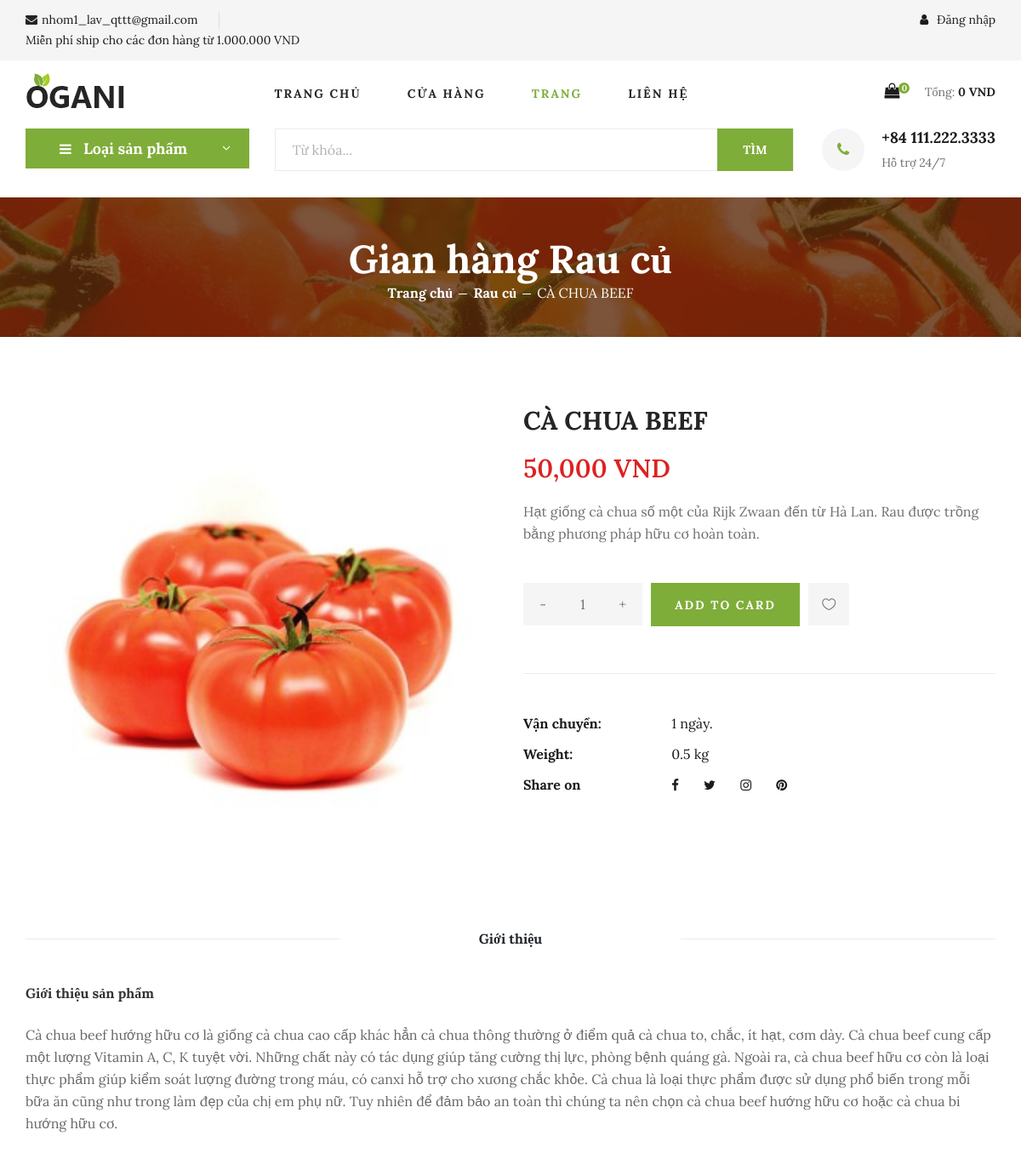
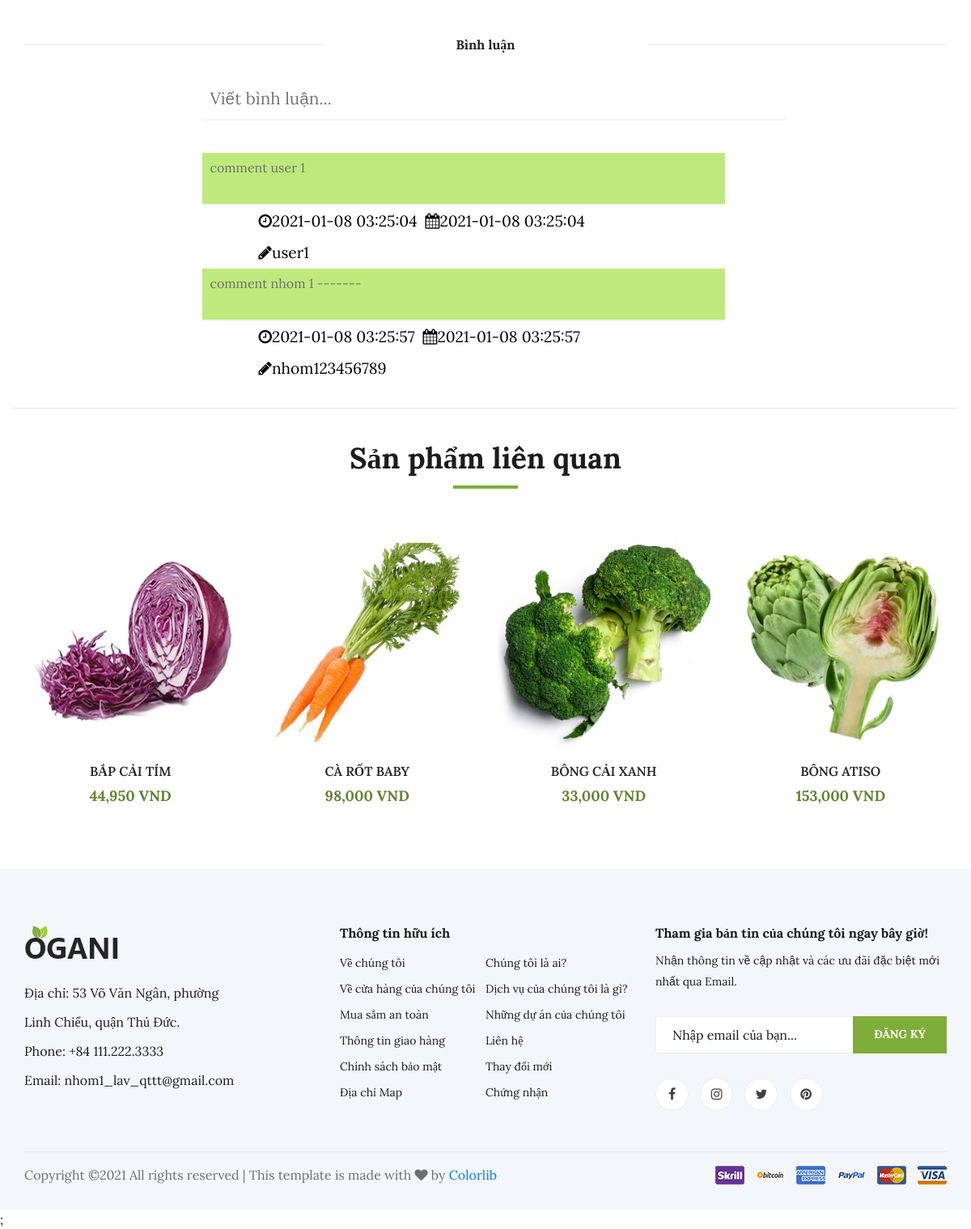
The page /shop-details.php on the database its author committed (2 pictures, top to bottom).
### tables this page shows
CREATE TABLE IF NOT EXISTS `products` (
  `id` int(11) NOT NULL AUTO_INCREMENT,
  `name` varchar(100) NOT NULL,
  `price` decimal(10,0) NOT NULL,
  `description` varchar(1000) NOT NULL,
  `information` text NOT NULL,
  `image` varchar(100) NOT NULL,
  `type_id` int(11) NOT NULL,
  `weight` float NOT NULL,
  `feature` tinyint(4) NOT NULL,
  `created_at` timestamp NOT NULL DEFAULT current_timestamp(),
  PRIMARY KEY (`id`)
);

CREATE TABLE IF NOT EXISTS `protypes` (
  `type_id` int(11) NOT NULL AUTO_INCREMENT,
  `type_name` varchar(100) NOT NULL,
  `type_img` varchar(100) NOT NULL,
  PRIMARY KEY (`type_id`)
);

CREATE TABLE IF NOT EXISTS `comment` (
  `id` int(11) NOT NULL AUTO_INCREMENT,
  `username` varchar(100) NOT NULL,
  `idSP` int(11) NOT NULL,
  `comment` text NOT NULL,
  `created_at` timestamp NOT NULL DEFAULT current_timestamp(),
  PRIMARY KEY (`id`)
);

### models/db.php (called while the page is built, shortened)
<?php
class Db
{
    public static $connection;
    public function __construct()
    {
        if (!self::$connection) {
            self::$connection = new mysqli(DB_HOST, DB_USER, DB_PASSWORD, DB_NAME, DB_PORT);
            self::$connection->set_charset(DB_CHARSET);
        }
        return self::$connection;
    }
}

### models/product.php (called while the page is built, shortened)
<?php
class Product extends Db{
    function getProductsByID($id){
        $sql = self::$connection->prepare("SELECT *
        FROM `products`, `protypes`
        WHERE `products`.`type_id` = `protypes`.`type_id`
        AND `id` = $id");
        $sql->execute();
        $items = $sql->get_result()->fetch_all(MYSQLI_ASSOC);
        return $items;
    }
    function getAllProductsByType($type_id){
        $sql = self::$connection->prepare("SELECT * FROM `products`, `protypes` WHERE `products`.`type_id` = `protypes`.`type_id` and `protypes`.`type_id` = $type_id");
        $sql->execute();
        $items = $sql->get_result()->fetch_all(MYSQLI_ASSOC);
        return $items;
    }
}

### models/comment.php (called while the page is built, shortened)
<?php
class Comment extends Db
{
  public function layCommentByIdSP($idSP)
  {
    $sql = self::$connection->prepare("SELECT * FROM `comment` WHERE `idSP` = '$idSP'");
    $sql->execute();
    $items = $sql->get_result()->fetch_all(MYSQLI_ASSOC);
    return $items;
  }
}

### shop-details.php (the view, shortened to what this page needs)
<?php
include('header.php');
include 'models/product.php';
include 'models/comment.php';
$products = new Product();
$id = null;
if (isset($_GET['id'])) {
    $id = $_GET['id'];
} else {
    $id = 1;
}
$product = $products->getProductsByID($id);
$comment = new Comment();
$commentList = array();
if (count($comment->layCommentByIdSP($id)) != 0) {
    $commentList = $comment->layCommentByIdSP($id);
}
?>
<section class="breadcrumb-section set-bg" data-setbg="img/breadcrumb.jpg">
    <div class="container">
        <div class="row">
            <div class="col-lg-12 text-center">
                <div class="breadcrumb__text">
                    <h2>Gian hàng <?php echo $product[0]['type_name'] ?></h2>
                    <div class="breadcrumb__option">
                        <a href="index.php">Trang chủ</a>
                        <a href="shop-gird.php"><?php echo $product[0]['type_name'] ?></a>
                        <span><?php echo $product[0]['name'] ?></span>
                    </div>
                </div>
            </div>
        </div>
    </div>
</section>
<section class="product-details spad">
    <div class="container">
        <div class="row">
            <div class="col-lg-6 col-md-6">
                <div class="product__details__pic">
                    <div class="product__details__pic__item">
                        <img class="product__details__pic__item--large" src="img/products/<?php echo $product[0]['image'] ?>" alt="">
                    </div>
                </div>
            </div>
            <div class="col-lg-6 col-md-6">
                <div class="product__details__text">
                    <h3><?php echo $product[0]['name'] ?></h3>
                    <div class="product__details__price"><?php echo number_format($product[0]['price']) ?> VND</div>
                    <p><?php echo $product[0]['description'] ?></p>
                    <div class="product__details__quantity">
                        <div class="quantity">
                            <div class="pro-qty">
                                <a class="dec qtybtn">-</a>
                                <input type="text" id="qty" value="1">
                                <a class="inc qtybtn">+</a>
                            </div>
                        </div>
                    </div>
                    <a onclick="addCart(<?php echo $product[0]['id'] ?>)" href="" class="primary-btn" target="_blank">ADD TO CARD</a>
                    <a href="#" class="heart-icon"><span class="icon_heart_alt"></span></a>
                    <ul>
                        <li><b>Vận chuyển: </b> <span>1 ngày. </span></li>
                        <li><b>Weight: </b> <span><?php echo $product[0]['weight'] ?> kg</span></li>
                        <li><b>Share on</b>
                            <div class="share">
                                <a href="#"><i class="fa fa-facebook"></i></a>
                                <a href="#"><i class="fa fa-twitter"></i></a>
                                <a href="#"><i class="fa fa-instagram"></i></a>
                                <a href="#"><i class="fa fa-pinterest"></i></a>
                            </div>
                        </li>
                    </ul>
                </div>
            </div>
            <div class="col-lg-12">
                <div class="product__details__tab">
                    <div class="nav nav-tabs">
                        <div class="nav-item"><b>Giới thiệu</b></div>
                    </div>
                    <div class="tab-content">
                        <div class="tab-pane active" id="tabs-1" role="tabpanel">
                            <div class="product__details__tab__desc">
                                <h6>Giới thiệu sản phẩm</h6>
                                <p><?php echo $product[0]['information'] ?></p>
                            </div>
                        </div>
                    </div>
                </div>
            </div>
        </div>
    </div>
</section>
<section class="comments-product container">
    <div class="product__details__tab">
        <div class="nav nav-tabs">
            <div class="nav-item"><b>Bình luận</b></div>
        </div>
    </div>
    <div class="comment_block">
        <div class="create_new_comment">
            <div class="input_comment">
                <input type="text" placeholder="Viết bình luận...">
            </div>
        </div>
        <div class="new_comment">
            <?php foreach ($commentList as $key => $value) { ?>
                <ul class='user_comment'>
                    <div class='comment_body'>
                        <p><?php echo $value['comment'] ?></p>
                    </div>
                    <div class='comment_toolbar'>
                        <div class='comment_details'>
                            <ul>
                                <li><i class='fa fa-clock-o'></i><?php echo $value['created_at'] ?></li>
                                <li><i class='fa fa-calendar'></i><?php echo $value['created_at'] ?></li>
                                <li><i class='fa fa-pencil'></i><?php echo $value['username'] ?></li>
                            </ul>
                        </div>
                    </div>
                </ul>
            <?php } ?>
        </div>
    </div>
</section>
<section class="related-product">
    <div class="container">
        <div class="row">
            <div class="col-lg-12">
                <div class="section-title related__product__title">
                    <h2>Sản phẩm liên quan</h2>
                </div>
            </div>
        </div>
        <div class="row">
            <?php foreach ($products->getAllProductsByType($product[0]['type_id']) as $value) {
                if ($value['id'] != $id) { ?>
                    <div class="col-lg-3 col-md-4 col-sm-6">
                        <div class="product__item">
                            <div class="product__item__pic set-bg" data-setbg="img/products/<?php echo $value['image'] ?>">
                            </div>
                            <div class="product__item__text">
                                <h6><a href="shop-details.php?id=<?php echo $value['id'] ?>"><?php echo $value['name'] ?></a></h6>
                                <h5><?php echo number_format($value['price']) ?> VND</h5>
                            </div>
                        </div>
                    </div>
            <?php }
            } ?>
        </div>
    </div>
</section>
<?php include 'footer.php' ?>;

### css/comment.css (style rules this page uses)
*, *:before, *:after { margin: 0; padding: 0; -webkit-box-sizing: border-box; transition: all 0.2s ease; }
.comments-product { border-bottom: 1px solid #e6e6e6; }
.comment_block { width: 65%; height: 100%; margin: 0 auto; padding: 10px; }
.comment_block .create_new_comment { width: 100%; padding: 20px 0; }
.comment_block .create_new_comment .input_comment { display: inline-block; vertical-align: middle; margin-left: 10px; width: 100%; }
.comment_block .create_new_comment .input_comment input[type=text] { width: 100%; font-family: "Lora", sans-serif; font-weight: 300; font-size: 1.3rem; padding: 10px; border: none; border-bottom: 2px solid #f2f2f2; }
.comment_block .new_comment { width: 100%; height: auto; padding: 20px 0; }
.comment_block .new_comment .user_comment { list-style-type: none; }
.comment_block .new_comment .comment_body { display: inline-block; vertical-align: middle; width: calc(100% - 75px); min-height: 65px; margin-left: 10px; padding: 5px 10px; font-size: 1.3rem; color: #555; background-color: #beea7b; border-bottom: 2px solid #f2f2f2; }
.comment_block .new_comment .comment_toolbar { width: 100%; }
.comment_block .new_comment .comment_toolbar ul { list-style-type: none; padding-left: 75px; font-size: 0; }
.comment_block .new_comment .comment_toolbar ul li { display: inline-block; padding: 5px; font-size: 1.2rem; color: #000; }
.comment_block .new_comment .comment_toolbar .comment_details { display: inline-block; vertical-align: middle; width: 70%; text-align: left; }

### rows shown on the page
products: type.type_name "Rau củ", name "CÀ CHUA BEEF", image (picture), price "50,000", description "Hạt giống cà chua số một của Rijk Zwaan đến từ Hà Lan. Rau được trồng bằng phương pháp hữu cơ hoàn toàn.", weight "0.5", information "Cà chua beef hướng hữu cơ là giống cà chua cao cấp khác hẳn cà chua thông thường ở điểm quả cà chua to, chắc, ít hạt, cơm dày. Cà chua beef cung cấp một lượng Vitamin A, C, K tuyệt vời. Những chất này có tác dụng giúp tăng cường thị lực, phòng bệnh quáng gà. Ngoài ra, cà chua beef hữu cơ còn là loại thực phẩm giúp kiểm soát lượng đường trong máu, có canxi hỗ trợ cho xương chắc khỏe. Cà chua là loại thực phẩm được sử dụng phổ biến trong mỗi bữa ăn cũng như trong làm đẹp của chị em phụ nữ. Tuy nhiên để đảm bảo an toàn thì chúng ta nên chọn cà chua beef hướng hữu cơ hoặc cà chua bi hướng hữu cơ."
comment: comment "comment user 1", created_at "2021-01-08 03:25:04", username "user1"
comment: comment "comment nhom 1 -------", created_at "2021-01-08 03:25:57", username "nhom123456789"
products: shows a picture, name "BẮP CẢI TÍM", price "44,950"
products: shows a picture, name "CÀ RỐT BABY", price "98,000"
products: shows a picture, name "BÔNG CẢI XANH", price "33,000"
products: shows a picture, name "BÔNG ATISO", price "153,000"

### other values the page prints
$totalQty "0"
$totalPrice "0"
